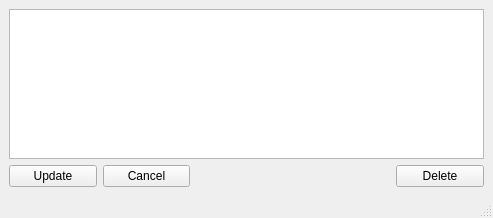
<?xml version="1.0" encoding="UTF-8"?>
<ui version="4.0">
 <class>MainWindow</class>
 <widget class="QMainWindow" name="MainWindow">
  <property name="geometry">
   <rect>
    <x>0</x>
    <y>0</y>
    <width>493</width>
    <height>218</height>
   </rect>
  </property>
  <property name="windowTitle">
   <string>Edit Note</string>
  </property>
  <widget class="QWidget" name="centralwidget">
   <layout class="QVBoxLayout" name="verticalLayout">
    <item>
     <widget class="QTextEdit" name="textEdit"/>
    </item>
    <item>
     <layout class="QHBoxLayout" name="horizontalLayout">
      <item>
       <widget class="QPushButton" name="updatePushButton">
        <property name="text">
         <string>Update</string>
        </property>
       </widget>
      </item>
      <item>
       <widget class="QPushButton" name="cancelPushButton">
        <property name="text">
         <string>Cancel</string>
        </property>
       </widget>
      </item>
      <item>
       <spacer name="horizontalSpacer_2">
        <property name="orientation">
         <enum>Qt::Horizontal</enum>
        </property>
        <property name="sizeType">
         <enum>QSizePolicy::Fixed</enum>
        </property>
        <property name="sizeHint" stdset="0">
         <size>
          <width>200</width>
          <height>20</height>
         </size>
        </property>
       </spacer>
      </item>
      <item>
       <widget class="QPushButton" name="deletePushButton">
        <property name="text">
         <string>Delete</string>
        </property>
       </widget>
      </item>
     </layout>
    </item>
   </layout>
  </widget>
  <widget class="QStatusBar" name="statusbar"/>
 </widget>
 <resources/>
 <connections/>
</ui>
